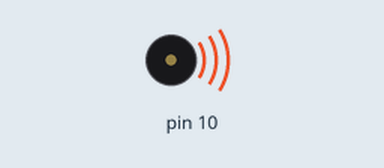
Simulated run of this sketch. Board: Arduino Uno, built with avr-gcc and run on an emulated ATmega328P. Parts: buzzer (waves = sounding).

Above: at 0.1 s.
Timing chart, 0 to 40.0 s (numbered marks = the images above):
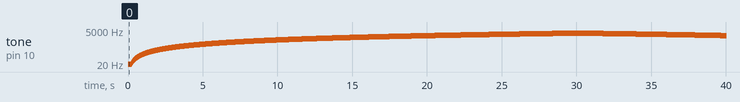

Measured:
- by itself, tone on pin 10: plays 1 Hz for 0.01 s, 2 Hz for 0.01 s, 3 Hz for 0.01 s, 4 Hz for 0.01 s, 5 Hz for 0.01 s, 6 Hz for 0.01 s … (3991 notes in this stretch)

The sketch:

Speaker_test.ino
```cpp
void setup() {
  pinMode(10, OUTPUT);
}

void loop() {
  for (int i = 0; i < 3000; i++)
  {
    tone(10, i);
    delay(10);
  }
  for (int i = 3000; i > 0; i--)
  {
    tone(10, i);
    delay(10);
  }
}
```
